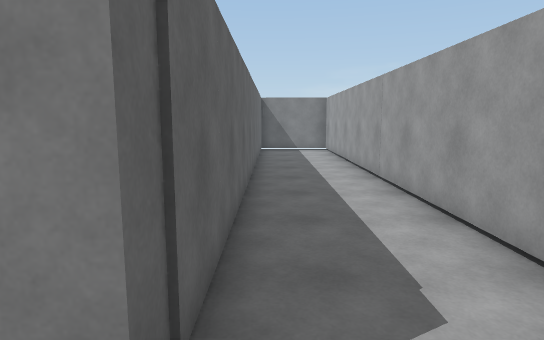
view 1 (above)

17 first-person views from a walk through a 3-D level made in the Unity game engine. The camera is 1.5 m above the floor, tilts 8° down and sees 75° across. The floor is counted in squares, 1 m on a side. Each view is taken from the middle of a square. On the plan, view 1 faces up. The plan holds only what a view shows up to about 16 squares ahead; the rest is blank. The place goes on beyond the plan. The player is left out. Some animated figures are left out.

view 2
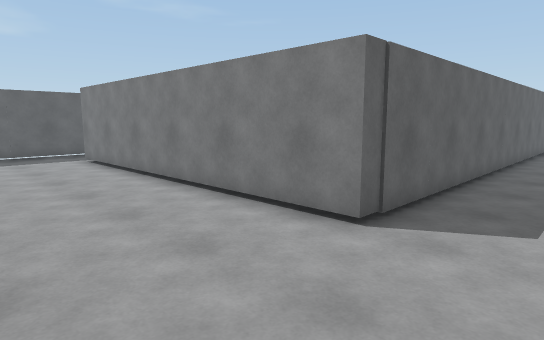

view 3
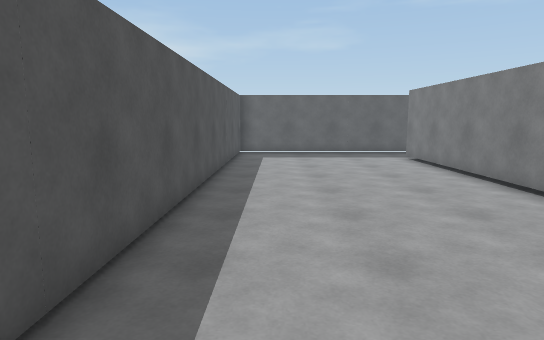

view 4
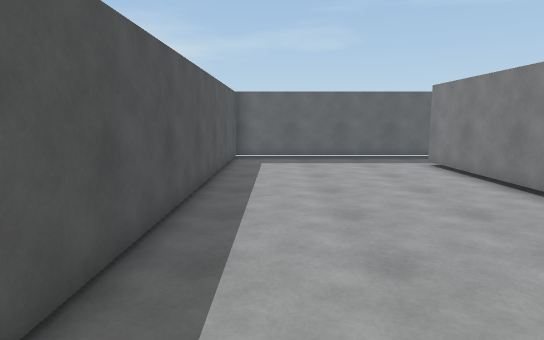

view 5
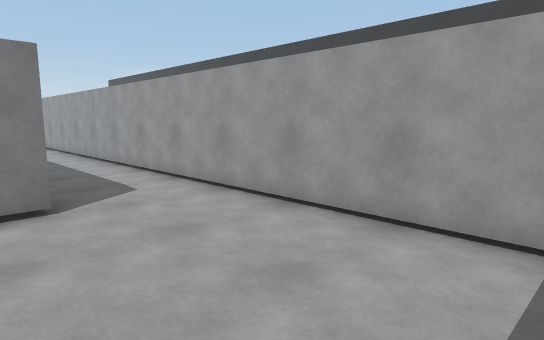

view 6
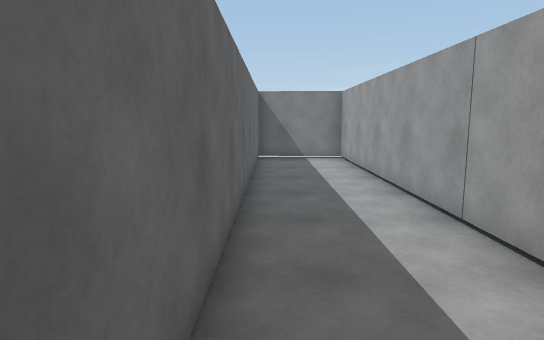

view 7
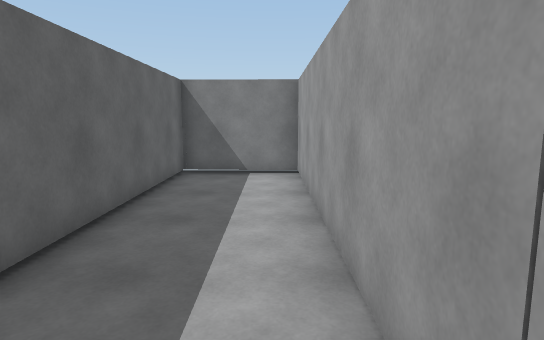

view 8
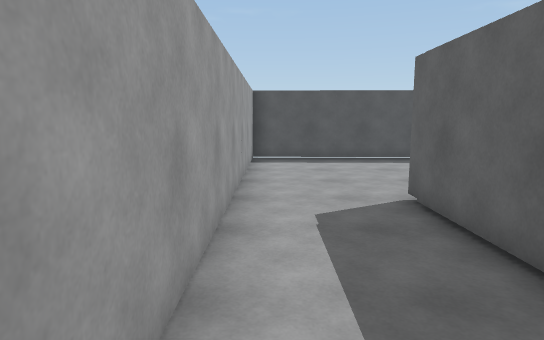

view 9
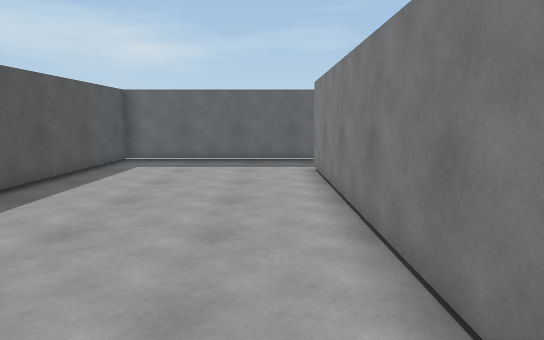

view 10
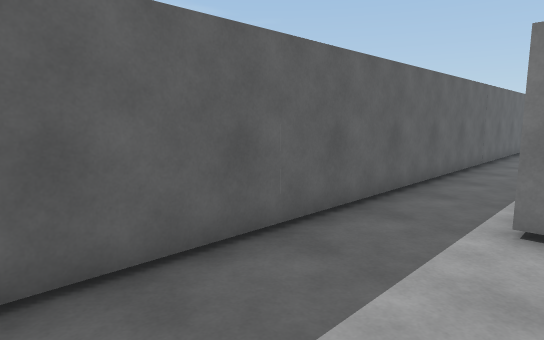

view 11
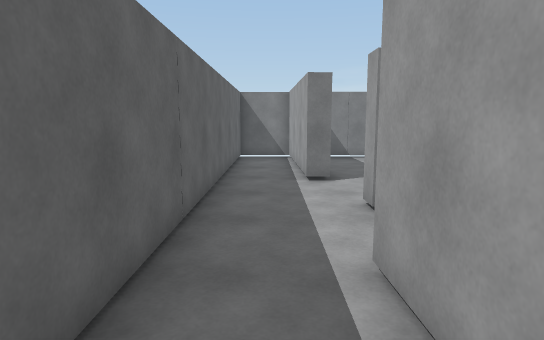

view 12
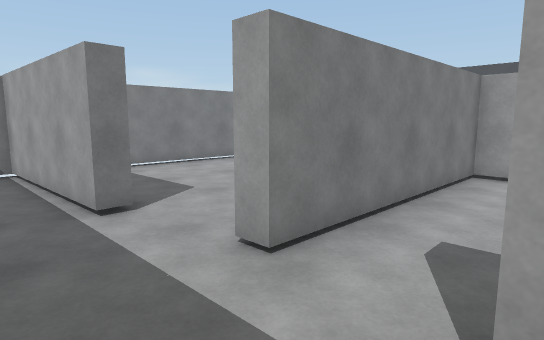

view 13
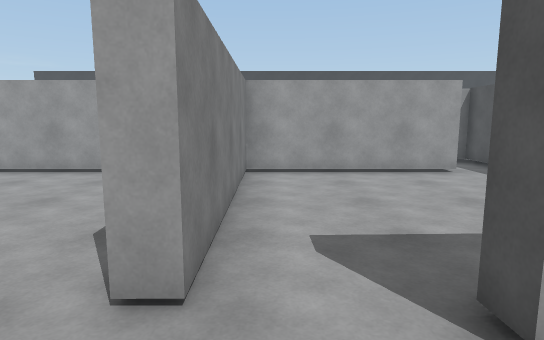

view 14
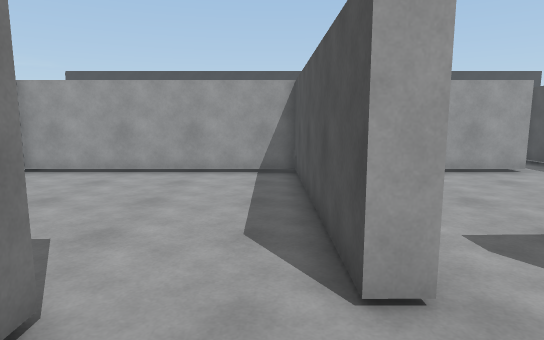

view 15
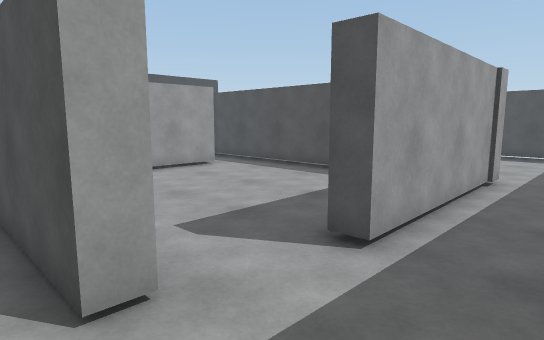

view 16
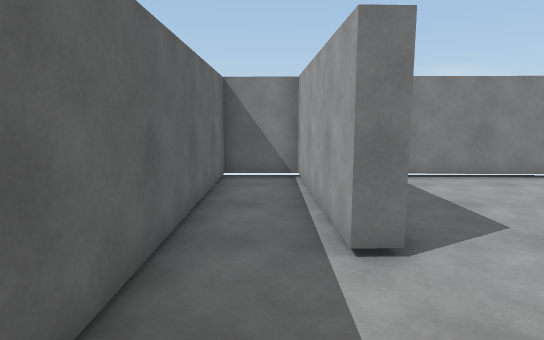

view 17
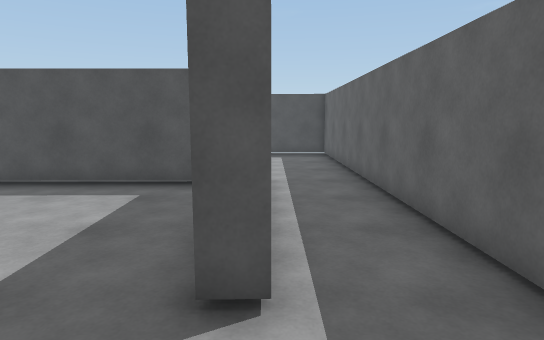

### Floor plan
Ten units are one square. View 1 is at (0, 0); x grows to the right and y downward. Boxes are objects, and circles mark ways between rooms. Rooms are numbered by the first view taken in them; rooms with no view inside come last. Other rooms are left out.
<svg viewBox="-148 -189 181 251">
<path fill="none" stroke="#000" d="M27 52 27 -180 -5 -181 -5 -14 -118 -13M-143 -15 -143 54 28 57M-114 -127 -121 -127 -123 -184 -143 -184 -143 -15M-113 -97 -114 -103 -38 -103 -38 -182 -107 -184M-118 -13 -120 -74M-120 -74 -113 -74M-102 -19 -45 -19M-38 -36 -38 -97 -113 -97"/>
<circle cx="-135" cy="-10" r="3" fill="#2a7"/>
<circle cx="-125" cy="-85" r="3" fill="#2a7"/>
<text x="-40" y="-10">1</text>
<text x="-100" y="-130">2</text>
<text x="-80" y="-60">3</text>
</svg>
Room 1 opens to room 2. Room 2 opens to room 3.

Where each view was taken, in squares from view 1:
view 1: 0 up, 0 right, facing up
view 2: 3 down, 2 right, facing up-left
view 3: 4 down, 2 right, facing left
view 4: 4 down, 0 right, facing left
view 5: 5 down, 2 left, facing up-right
view 6: 4 up, 0 right, facing up
view 7: 8 up, 2 right, facing up
view 8: 8 up, 2 right, facing down
view 9: 0 up, 1 left, facing left
view 10: 4 down, 11 left, facing up-left
view 11: 4 up, 13 left, facing up
view 12: 7 up, 14 left, facing up-right
view 13: 9 up, 14 left, facing right
view 14: 11 up, 14 left, facing right
view 15: 11 up, 14 left, facing down-right
view 16: 9 up, 13 left, facing up
view 17: 10 up, 12 left, facing down
